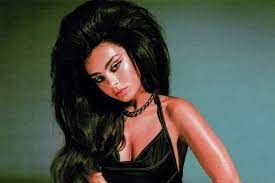
#> input picture pics/cat.jpeg, 275 x 183 px, found by its file name
$ python contours.py
#> lines starting #> are read from the running program, lines starting #| are printed output that depends on the picture; after the words box and inside, x2 and y2 are one past the last pixel; in counts of white or black regions, pixels touching at a corner belong together
#pylint:disable=no-member

import cv2 as cv
import numpy as np

img = cv.imread('pics/cat.jpeg')
#> img is the input picture: shape (183, 275, 3); mean B, G, R 71.5, 81.4, 76.5
cv.imshow('Cats', img)

blank = np.zeros(img.shape, dtype='uint8')
cv.imshow('Blank', blank)

gray = cv.cvtColor(img, cv.COLOR_BGR2GRAY)
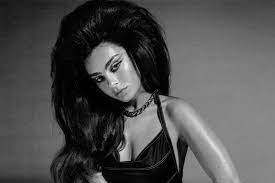
#> gray: shape (183, 275); min 0, max 241, mean 78.8
cv.imshow('Gray', gray)

blur = cv.GaussianBlur(gray, (7,7), cv.BORDER_DEFAULT)
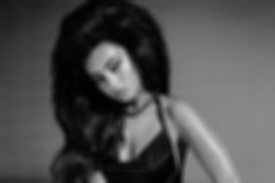
#> blur: shape (183, 275); min 1, max 210, mean 78.8
cv.imshow('Blur', blur)

canny = cv.Canny(blur, 125, 175)
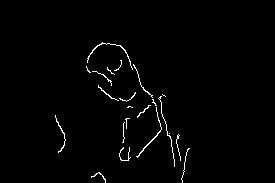
#> canny: shape (183, 275); 1.4% white in thin lines or dots, all inside (x1, y1, x2, y2) = (55, 42, 190, 183)
cv.imshow('Canny Edges', canny)


"""Note that counters and hierarchies will return a list"""
contours, hierarchies = cv.findContours(canny, cv.RETR_LIST, cv.CHAIN_APPROX_SIMPLE)#RETR_TREE for hierarchy. RETR_EXTERNAL for all external contours, RETR_LIST for all contours
#> contours = 24 contours, 22 with area under 20; largest, box (x1, y1, x2, y2) and area: (136, 107, 162, 158) 24, (87, 42, 133, 70) 21
print(f'{len(contours)} contour(s) found!')
#| 24 contour(s) found!

cv.drawContours(blank, contours, -1, (0,0,255), 1)
cv.imshow('Contours Drawn', blank)

cv.waitKey(0)

$ run again, with pics/images.jpeg copied over pics/cat.jpeg
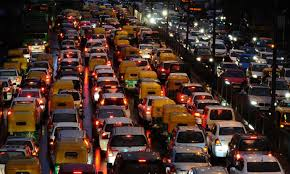
#> input picture pics/images.jpeg, 290 x 174 px, found by its file name
#> img is the input picture: shape (174, 290, 3); mean B, G, R 40.1, 48.1, 68.8
#> `canny = cv.Canny(blur, 125, 175)`:
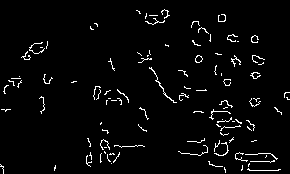
#> canny: shape (174, 290); 3.2% white in thin lines or dots
#> contours = 109 contours, 106 with area under 20; largest, box (x1, y1, x2, y2) and area: (195, 55, 203, 63) 38, (195, 55, 203, 63) 34, (149, 67, 177, 103) 22
#| 109 contour(s) found!
#> `cv.drawContours(blank, contours, -1, (0,0,255), 1)`:
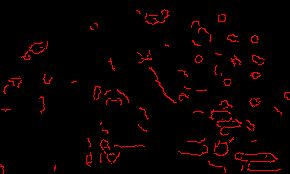
#> blank: shape (174, 290, 3); mean of channels 0, 1, 2 0, 0, 8.3; drawn as B, G, R
